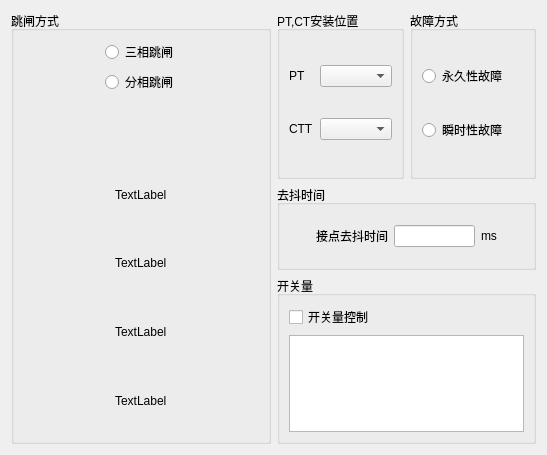
     <widget class="QWidget" name="tab_sycs">
      <attribute name="title">
       <string>试验参数</string>
      </attribute>
      <layout class="QHBoxLayout" name="horizontalLayout_23" stretch="1,1">
       <item>
        <widget class="QGroupBox" name="groupBox_15">
         <property name="title">
          <string>跳闸方式</string>
         </property>
         <layout class="QVBoxLayout" name="verticalLayout_13" stretch="1,1,1,1,1,1,1">
          <item>
           <layout class="QHBoxLayout" name="horizontalLayout_24">
            <item>
             <spacer name="horizontalSpacer_22">
              <property name="orientation">
               <enum>Qt::Horizontal</enum>
              </property>
              <property name="sizeHint" stdset="0">
               <size>
                <width>40</width>
                <height>20</height>
               </size>
              </property>
             </spacer>
            </item>
            <item>
             <widget class="QRadioButton" name="radioButton_7">
              <property name="text">
               <string>三相跳闸</string>
              </property>
             </widget>
            </item>
            <item>
             <spacer name="horizontalSpacer_23">
              <property name="orientation">
               <enum>Qt::Horizontal</enum>
              </property>
              <property name="sizeHint" stdset="0">
               <size>
                <width>40</width>
                <height>20</height>
               </size>
              </property>
             </spacer>
            </item>
           </layout>
          </item>
          <item>
           <layout class="QHBoxLayout" name="horizontalLayout_25">
            <item>
             <spacer name="horizontalSpacer_24">
              <property name="orientation">
               <enum>Qt::Horizontal</enum>
              </property>
              <property name="sizeHint" stdset="0">
               <size>
                <width>40</width>
                <height>20</height>
               </size>
              </property>
             </spacer>
            </item>
            <item>
             <widget class="QRadioButton" name="radioButton_8">
              <property name="text">
               <string>分相跳闸</string>
              </property>
             </widget>
            </item>
            <item>
             <spacer name="horizontalSpacer_25">
              <property name="orientation">
               <enum>Qt::Horizontal</enum>
              </property>
              <property name="sizeHint" stdset="0">
               <size>
                <width>40</width>
                <height>20</height>
               </size>
              </property>
             </spacer>
            </item>
           </layout>
          </item>
          <item>
           <spacer name="verticalSpacer">
            <property name="orientation">
             <enum>Qt::Vertical</enum>
            </property>
            <property name="sizeHint" stdset="0">
             <size>
              <width>20</width>
              <height>81</height>
             </size>
            </property>
           </spacer>
          </item>
          <item>
           <layout class="QHBoxLayout" name="horizontalLayout_26">
            <item>
             <spacer name="horizontalSpacer_26">
              <property name="orientation">
               <enum>Qt::Horizontal</enum>
              </property>
              <property name="sizeHint" stdset="0">
               <size>
                <width>40</width>
                <height>20</height>
               </size>
              </property>
             </spacer>
            </item>
            <item>
             <widget class="QLabel" name="label_21">
              <property name="text">
               <string>TextLabel</string>
              </property>
             </widget>
            </item>
            <item>
             <spacer name="horizontalSpacer_27">
              <property name="orientation">
               <enum>Qt::Horizontal</enum>
              </property>
              <property name="sizeHint" stdset="0">
               <size>
                <width>40</width>
                <height>20</height>
               </size>
              </property>
             </spacer>
            </item>
           </layout>
          </item>
          <item>
           <layout class="QHBoxLayout" name="horizontalLayout_27">
            <item>
             <spacer name="horizontalSpacer_28">
              <property name="orientation">
               <enum>Qt::Horizontal</enum>
              </property>
              <property name="sizeHint" stdset="0">
               <size>
                <width>40</width>
                <height>20</height>
               </size>
              </property>
             </spacer>
            </item>
            <item>
             <widget class="QLabel" name="label_22">
              <property name="text">
               <string>TextLabel</string>
              </property>
             </widget>
            </item>
            <item>
             <spacer name="horizontalSpacer_29">
              <property name="orientation">
               <enum>Qt::Horizontal</enum>
              </property>
              <property name="sizeHint" stdset="0">
               <size>
                <width>40</width>
                <height>20</height>
               </size>
              </property>
             </spacer>
            </item>
           </layout>
          </item>
          <item>
           <layout class="QHBoxLayout" name="horizontalLayout_28">
            <item>
             <spacer name="horizontalSpacer_30">
              <property name="orientation">
               <enum>Qt::Horizontal</enum>
              </property>
              <property name="sizeHint" stdset="0">
               <size>
                <width>40</width>
                <height>20</height>
               </size>
              </property>
             </spacer>
            </item>
            <item>
             <widget class="QLabel" name="label_23">
              <property name="text">
               <string>TextLabel</string>
              </property>
             </widget>
            </item>
            <item>
             <spacer name="horizontalSpacer_32">
              <property name="orientation">
               <enum>Qt::Horizontal</enum>
              </property>
              <property name="sizeHint" stdset="0">
               <size>
                <width>40</width>
                <height>20</height>
               </size>
              </property>
             </spacer>
            </item>
           </layout>
          </item>
          <item>
           <layout class="QHBoxLayout" name="horizontalLayout_29">
            <item>
             <spacer name="horizontalSpacer_31">
              <property name="orientation">
               <enum>Qt::Horizontal</enum>
              </property>
              <property name="sizeHint" stdset="0">
               <size>
                <width>40</width>
                <height>20</height>
               </size>
              </property>
             </spacer>
            </item>
            <item>
             <widget class="QLabel" name="label_24">
              <property name="text">
               <string>TextLabel</string>
              </property>
             </widget>
            </item>
            <item>
             <spacer name="horizontalSpacer_33">
              <property name="orientation">
               <enum>Qt::Horizontal</enum>
              </property>
              <property name="sizeHint" stdset="0">
               <size>
                <width>40</width>
                <height>20</height>
               </size>
              </property>
             </spacer>
            </item>
           </layout>
          </item>
         </layout>
        </widget>
       </item>
       <item>
        <layout class="QVBoxLayout" name="verticalLayout_12" stretch="2,1,2">
         <item>
          <layout class="QHBoxLayout" name="horizontalLayout_22" stretch="1,1">
           <item>
            <widget class="QGroupBox" name="groupBox_16">
             <property name="title">
              <string>PT,CT安装位置</string>
             </property>
             <layout class="QVBoxLayout" name="verticalLayout_14">
              <item>
               <layout class="QHBoxLayout" name="horizontalLayout_30" stretch="1,1">
                <item>
                 <widget class="QLabel" name="label_25">
                  <property name="text">
                   <string>PT</string>
                  </property>
                 </widget>
                </item>
                <item>
                 <widget class="QComboBox" name="comboBox_4"/>
                </item>
               </layout>
              </item>
              <item>
               <layout class="QHBoxLayout" name="horizontalLayout_31" stretch="1,1">
                <item>
                 <widget class="QLabel" name="label_26">
                  <property name="text">
                   <string>CTT</string>
                  </property>
                 </widget>
                </item>
                <item>
                 <widget class="QComboBox" name="comboBox_5"/>
                </item>
               </layout>
              </item>
             </layout>
            </widget>
           </item>
           <item>
            <widget class="QGroupBox" name="groupBox_17">
             <property name="title">
              <string>故障方式</string>
             </property>
             <layout class="QVBoxLayout" name="verticalLayout_15">
              <item>
               <widget class="QRadioButton" name="radioButton_9">
                <property name="text">
                 <string>永久性故障</string>
                </property>
               </widget>
              </item>
              <item>
               <widget class="QRadioButton" name="radioButton_10">
                <property name="text">
                 <string>瞬时性故障</string>
                </property>
               </widget>
              </item>
             </layout>
            </widget>
           </item>
          </layout>
         </item>
         <item>
          <widget class="QGroupBox" name="groupBox_18">
           <property name="title">
            <string>去抖时间</string>
           </property>
           <layout class="QHBoxLayout" name="horizontalLayout_33">
            <item>
             <spacer name="horizontalSpacer_35">
              <property name="orientation">
               <enum>Qt::Horizontal</enum>
              </property>
              <property name="sizeHint" stdset="0">
               <size>
                <width>55</width>
                <height>20</height>
               </size>
              </property>
             </spacer>
            </item>
            <item>
             <widget class="QLabel" name="label_27">
              <property name="text">
               <string>接点去抖时间</string>
              </property>
             </widget>
            </item>
            <item>
             <widget class="QLineEdit" name="lineEdit_11"/>
            </item>
            <item>
             <widget class="QLabel" name="label_28">
              <property name="text">
               <string>ms</string>
              </property>
             </widget>
            </item>
            <item>
             <spacer name="horizontalSpacer_36">
              <property name="orientation">
               <enum>Qt::Horizontal</enum>
              </property>
              <property name="sizeHint" stdset="0">
               <size>
                <width>55</width>
                <height>20</height>
               </size>
              </property>
             </spacer>
            </item>
           </layout>
          </widget>
         </item>
         <item>
          <widget class="QGroupBox" name="groupBox_19">
           <property name="title">
            <string>开关量</string>
           </property>
           <layout class="QVBoxLayout" name="verticalLayout_16">
            <item>
             <layout class="QHBoxLayout" name="horizontalLayout_32">
              <item>
               <widget class="QCheckBox" name="checkBox_22">
                <property name="text">
                 <string>开关量控制</string>
                </property>
               </widget>
              </item>
              <item>
               <spacer name="horizontalSpacer_34">
                <property name="orientation">
                 <enum>Qt::Horizontal</enum>
                </property>
                <property name="sizeHint" stdset="0">
                 <size>
                  <width>40</width>
                  <height>20</height>
                 </size>
                </property>
               </spacer>
              </item>
             </layout>
            </item>
            <item>
             <widget class="QTextBrowser" name="textBrowser"/>
            </item>
           </layout>
          </widget>
         </item>
        </layout>
       </item>
      </layout>
     </widget>
